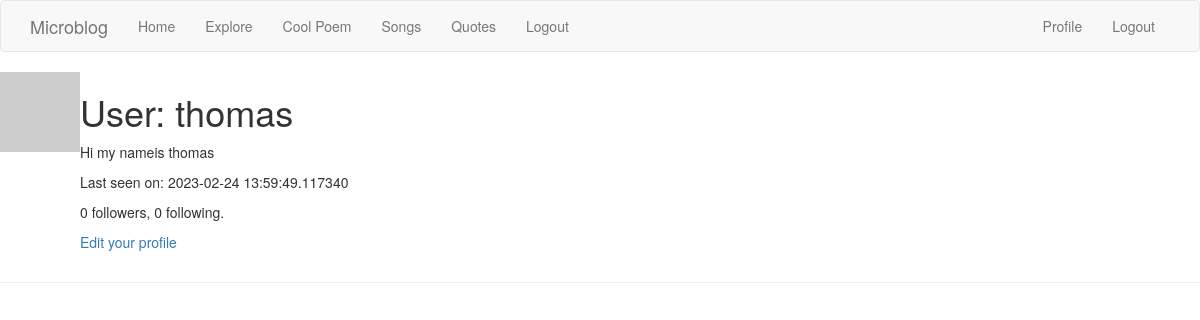
Page /user/thomas (signed in) on the earlier database version.
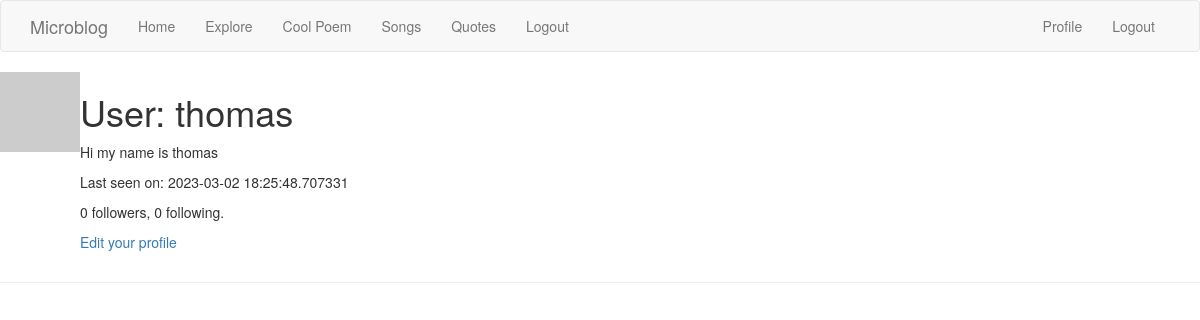
Same page on the later database version.
### app/models.py (models this page shows, shortened)
class User(UserMixin, db.Model):
    id = db.Column(db.Integer, primary_key=True)
    username = db.Column(db.String(64), index=True, unique=True)
    email = db.Column(db.String(120), index=True, unique=True)
    password_hash = db.Column(db.String(128))
    posts = db.relationship('Post', backref='author', lazy='dynamic')
    def avatar(self, size):
        digest = md5(self.email.lower().encode('utf-8')).hexdigest()
        return 'https://www.gravatar.com/avatar/{}?d=identicon&s={}'.format(
            digest, size)
    about_me = db.Column(db.String(140))
    last_seen = db.Column(db.DateTime, default=datetime.utcnow)
    followed = db.relationship(
        'User', secondary=followers,
        primaryjoin=(followers.c.follower_id == id),
        secondaryjoin=(followers.c.followed_id == id),
        backref=db.backref('followers', lazy='dynamic'), lazy='dynamic')

### app/routes.py (the view)
@app.route('/user/<username>')
@login_required
def user(username):
    user = User.query.filter_by(username=username).first_or_404()
    page = request.args.get('page', 1, type=int)
    posts = user.posts.order_by(Post.timestamp.desc()).paginate(
        page=page, per_page=app.config['POSTS_PER_PAGE'], error_out=False)
    next_url = url_for('user', username=user.username, page=posts.next_num) \
        if posts.has_next else None
    prev_url = url_for('user', username=user.username, page=posts.prev_num) \
        if posts.has_prev else None
    form = EmptyForm()
    return render_template('user.html', user=user, posts=posts.items,
                           next_url=next_url, prev_url=prev_url, form=form)

### app/models.py (called while the page is built)
@login.user_loader
def load_user(id):
    return User.query.get(int(id))

### app/routes.py (called while the page is built)
@app.before_request
def before_request():
    if current_user.is_authenticated:
        current_user.last_seen = datetime.utcnow()
        db.session.commit()

### app/templates/user.html (shortened to what this page needs)
{% extends "base.html" %}
{% block content %}
    <table>
        <tr valign="top">
            <td><img src="{{ user.avatar(128) }}"></td>
            <td>
                <h1>User: {{ user.username }}</h1>
                {% if user.about_me %}<p>{{ user.about_me }}</p>{% endif %}
                {% if user.last_seen %}<p>Last seen on: {{ user.last_seen }}</p>{% endif %}
                <p>{{ user.followers.count() }} followers, {{ user.followed.count() }} following.</p>
                {% if user == current_user %}
                <p><a href="{{ url_for('edit_profile') }}">Edit your profile</a></p>
                {% endif %}
            </td>
        </tr>
    </table>
    <hr>
{% endblock %}

### app/templates/base.html (shortened to what this page needs)
{% extends 'bootstrap/base.html' %}
{% block navbar %}
    <nav class="navbar navbar-default">
        <div class="container">
            <div class="navbar-header">
                <a class="navbar-brand" href="{{ url_for('index') }}">Microblog</a>
            </div>
            <div class="collapse navbar-collapse" id="bs-example-navbar-collapse-1">
                <ul class="nav navbar-nav">
                    <li><a href="{{ url_for('index') }}">Home</a></li>
                    <li><a href="{{ url_for('explore') }}">Explore</a></li>
                    <li><a href="{{ url_for('cool_poem') }}">Cool Poem</a></li>
                    <li><a href="{{ url_for('songs') }} ">Songs</a></li>
                    <li><a href="{{ url_for('quotes') }}">Quotes</a></li>
                    <li><a href="{{ url_for('logout')}} ">Logout</a></li>
                </ul>
                <ul class="nav navbar-nav navbar-right">
                    {% if current_user.is_anonymous %}
                    <li><a href="{{ url_for('login') }}">Login</a></li>
                    {% else %}
                    <li><a href="{{ url_for('user', username=current_user.username) }}">Profile</a></li>
                    <li><a href="{{ url_for('logout') }}">Logout</a></li>
                    {% endif %}
                </ul>
            </div>
        </div>
    </nav>
{% endblock %}

Differences in the rows shown:
changed User "thomas": about_me "Hi my nameis thomas" → "Hi my name is thomas"; last_seen "2023-02-24 13:59:49.117340" → "2023-03-02 18:25:48.707331"
